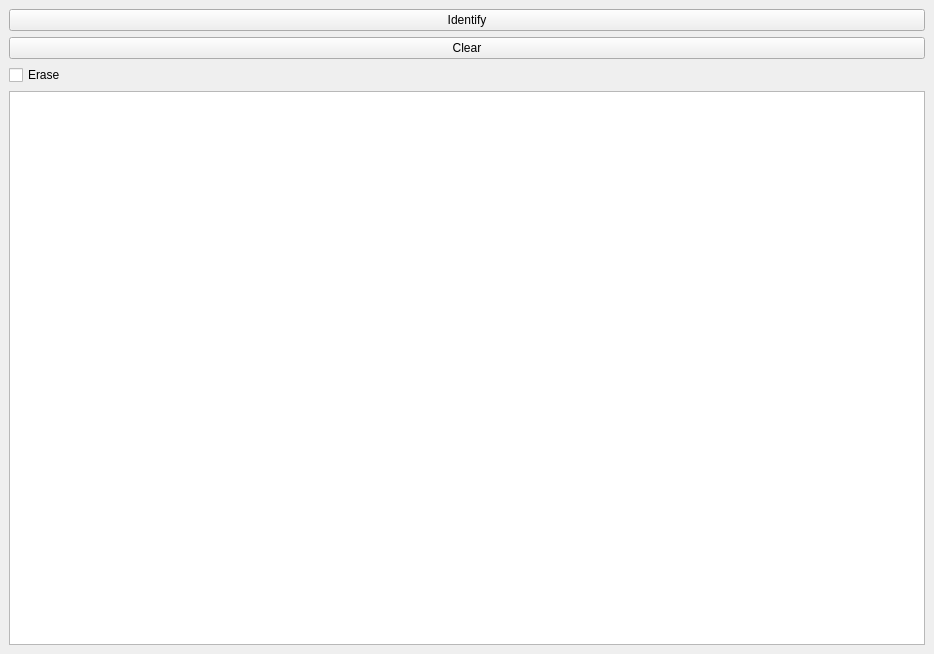
<?xml version="1.0" encoding="UTF-8"?>
<ui version="4.0">
 <class>MainWindow</class>
 <widget class="QMainWindow" name="MainWindow">
  <property name="geometry">
   <rect>
    <x>0</x>
    <y>0</y>
    <width>934</width>
    <height>654</height>
   </rect>
  </property>
  <property name="windowTitle">
   <string>MainWindow</string>
  </property>
  <widget class="QWidget" name="centralwidget">
   <layout class="QHBoxLayout" name="horizontalLayout">
    <item>
     <layout class="QVBoxLayout" name="verticalLayout">
      <item>
       <widget class="QPushButton" name="identifyButton">
        <property name="text">
         <string>Identify</string>
        </property>
       </widget>
      </item>
      <item>
       <widget class="QPushButton" name="clearButton">
        <property name="text">
         <string>Clear</string>
        </property>
       </widget>
      </item>
      <item>
       <widget class="QCheckBox" name="eraseCheckBox">
        <property name="text">
         <string>Erase</string>
        </property>
       </widget>
      </item>
      <item>
       <widget class="QGraphicsView" name="canvas"/>
      </item>
     </layout>
    </item>
   </layout>
  </widget>
 </widget>
 <resources/>
 <connections/>
</ui>
